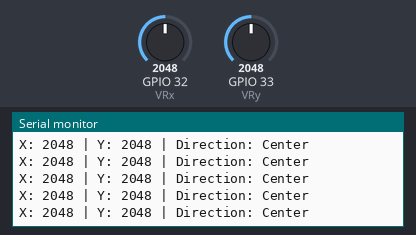
Simulated run of this sketch. Board: ESP32. Shown: the last lines printed to the serial monitor. The test bench sets the inputs (shaded band); at power-on: GPIO 32 (VRx) = 2048, GPIO 33 (VRy) = 2048.

Above: at 2.2 s.
2.3 s: GPIO 32 (VRx) set to 2736
At 2.31 s:
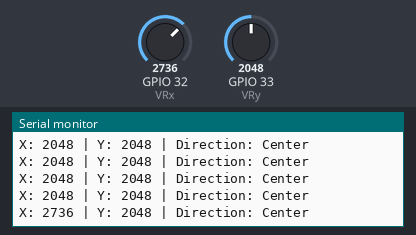
3.8 s: GPIO 32 (VRx) set to 2861
At 3.82 s:
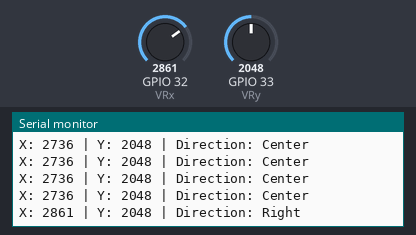
5.7 s: GPIO 33 (VRy) set to 2775
At 5.73 s:
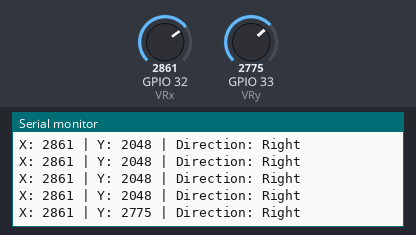
7.2 s: GPIO 33 (VRy) set to 2835
At 7.23 s:
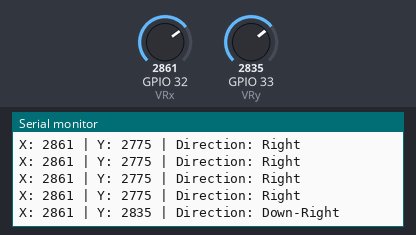

The sketch:

onlyserial.ino
```cpp
// Pin Definitions
const int VRx = 32; // Joystick X-axis
const int VRy = 33; // Joystick Y-axis

void setup() {
  Serial.begin(115200);
  delay(1000);
  pinMode(VRx, INPUT);
  pinMode(VRy, INPUT);
}

void loop() {
  int xValue = analogRead(VRx);
  int yValue = analogRead(VRy);

  // Calculate Direction
  String direction = "Center";
  if (yValue < 1200) direction = "Up";
  else if (yValue > 2800) direction = "Down";

  if (xValue < 1200) {
    if (yValue < 1200) direction = "Up-Left";
    else if (yValue > 2800) direction = "Down-Left";
    else direction = "Left";
  }
  else if (xValue > 2800) {
    if (yValue < 1200) direction = "Up-Right";
    else if (yValue > 2800) direction = "Down-Right";
    else direction = "Right";
  }

  // Print to Serial
  Serial.print("X: ");
  Serial.print(xValue);
  Serial.print(" | Y: ");
  Serial.print(yValue);
  Serial.print(" | Direction: ");
  Serial.println(direction);

  delay(100);
}
```

Measured:
- the behaviour switches between 2800 and 2801 on GPIO 32 (VRx) (found by bisection; images 1 and 2)
- the behaviour switches between 2800 and 2801 on GPIO 33 (VRy) (found by bisection; images 3 and 4)
- after the input at 2.3 s, the serial monitor: prints a new line at once (image 1)
- after the input at 3.8 s, the serial monitor: prints a new line at once (image 2)
- after the input at 5.7 s, the serial monitor: prints a new line at once (image 3)
- after the input at 7.2 s, the serial monitor: prints a new line at once (image 4)
